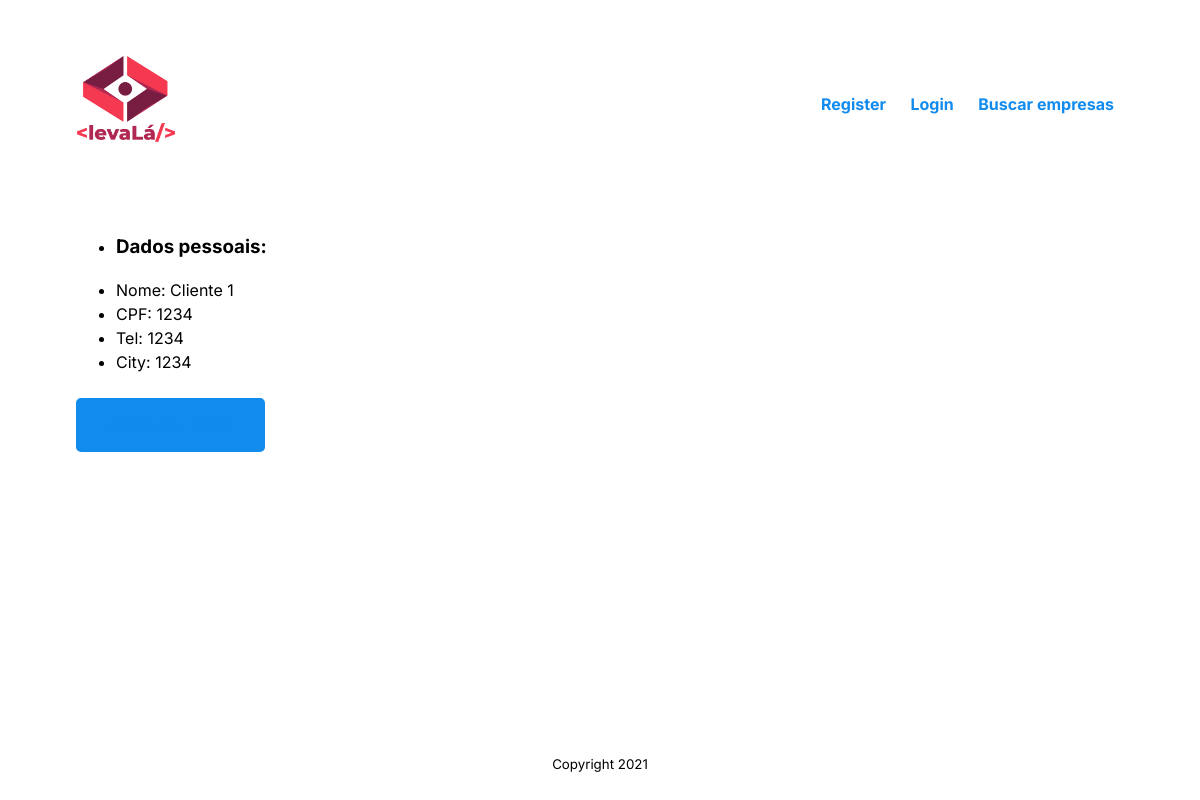
/user/profile/2/, run on the app's committed database.
### user/models.py (models this page shows, shortened)
class Client(models.Model):
    name = models.CharField(max_length=255)
    user = models.OneToOneField(User, on_delete = models.CASCADE, primary_key = True)
    cpf = models.IntegerField(default=0)
    tel = models.IntegerField(default=0)
    city = models.CharField(max_length=255)

### user/views.py (the view)
# urls.py: path('profile/<int:user_id>/',views.profile_client, name='profile'),
def profile_client(request, user_id):
    client = get_object_or_404(Client, user_id=user_id)
    context = {'client': client}
    return render(request, 'user/profile.html', context)

### user/templates/user/profile.html (shortened to what this page needs)
{% extends 'base.html' %}
{% block content %}
<section>
    <ul>
        <li><h3>Dados pessoais:</h3></li>
        <li>Nome: {{ client.name }}</li>
        <li>CPF: {{ client.cpf }}</li>
        <li>Tel: {{ client.tel }}</li>
        <li>City: {{ client.city }}</li>
    </ul>
</section>
<section>
   <button><a href="{% url 'update_client_profile' user.id %}">Altere seu perfil</a></button>
</section>
{% endblock content %}

### static/style.css (style rules this page uses)
:root { --primary-color: #000000; --secondary-color: #118bee; --tertiary-color: #f44d27; --secondary-color-light: #30b2ff; --tertiary-color-light: #ff6d28; --bg-color: #fff; --secondary-bg-color: #e9e9e9; --color-shadow: #f4f4f4; font-family: Inter, sans-serif; font-size: 16px; line-height: 1.5em; }
* { box-sizing: border-box; }
html, body { height: 100%; }
body { display: flex; flex-direction: column; }
a { color: var(--secondary-color); text-decoration: none; }
button { background-color: var(--secondary-color); border: 2px solid var(--secondary-color); color: var(--bg-color); border-radius: 5px; display: inline-block; font-size: medium; font-weight: bold; margin: 0.5rem 0; padding: 1rem 2rem; }

### data on the page
Client: name "Cliente 1", cpf "1234", tel "1234", city "1234"
